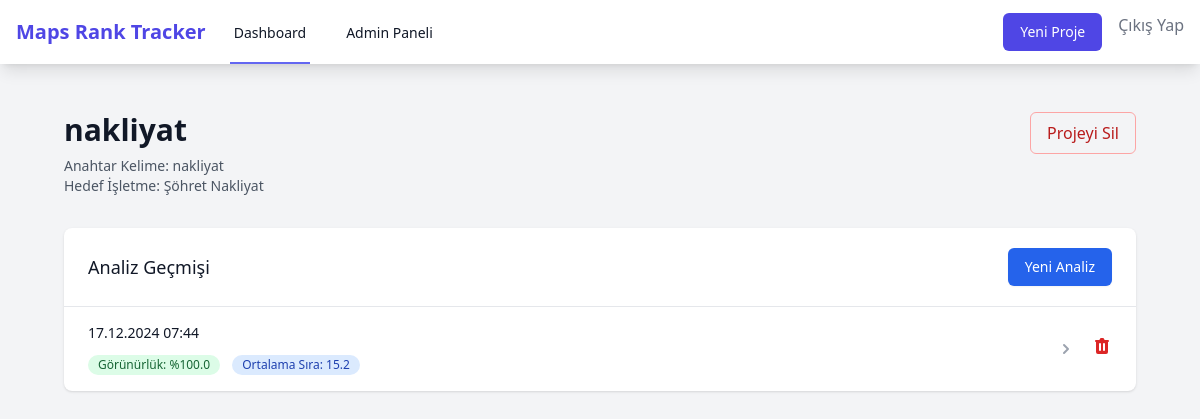
/project/2 (signed in), run on the app's committed database.
### models.py (models this page shows)
class Project(db.Model):
    id = db.Column(db.Integer, primary_key=True)
    name = db.Column(db.String(100), nullable=False)
    keyword = db.Column(db.String(100), nullable=False)
    target_business = db.Column(db.String(200), nullable=False)
    center_coordinates = db.Column(db.String(100), nullable=False)
    radius_km = db.Column(db.Float, default=2.0)
    num_points = db.Column(db.Integer, default=16)
    shape = db.Column(db.String(20), default='circle')
    created_at = db.Column(db.DateTime, default=datetime.utcnow)
    user_id = db.Column(db.Integer, db.ForeignKey('user.id'), nullable=False)
    analyses = db.relationship('Analysis', backref='project', lazy=True)

class Analysis(db.Model):
    id = db.Column(db.Integer, primary_key=True)
    project_id = db.Column(db.Integer, db.ForeignKey('project.id'), nullable=False)
    analysis_date = db.Column(db.DateTime, default=datetime.utcnow)
    total_points = db.Column(db.Integer)
    visible_points = db.Column(db.Integer)
    average_position = db.Column(db.Float)
    best_position = db.Column(db.Integer)
    worst_position = db.Column(db.Integer)
    visibility_rate = db.Column(db.Float)
    map_file_path = db.Column(db.String(200))
    analysis_file_path = db.Column(db.String(200))
    points = db.relationship('AnalysisPoint', backref='analysis', lazy=True)

### app.py (the view)
@app.route('/project/<int:project_id>')
@login_required
def project_detail(project_id):
    project = Project.query.get_or_404(project_id)
    if project.user_id != current_user.id:
        return redirect(url_for('dashboard'))
    latest_analysis = Analysis.query.filter_by(project_id=project_id).order_by(Analysis.analysis_date.desc()).first()
    analyses = Analysis.query.filter_by(project_id=project_id).order_by(Analysis.analysis_date.desc()).all()
    analysis_status = 'completed' if latest_analysis and latest_analysis.map_file_path else 'running'
    return render_template(
        'project_detail.html',
        project=project,
        analyses=analyses,
        latest_analysis=latest_analysis,
        analysis_status=analysis_status
    )

### app.py (called while the page is built)
@login_manager.user_loader
def load_user(user_id):
    return db.session.get(User, int(user_id))

### templates/project_detail.html (shortened to what this page needs)
{% extends "base.html" %}
{% block content %}
<div class="min-h-screen bg-gray-100 py-6">
    <div class="max-w-7xl mx-auto px-4 sm:px-6 lg:px-8">
        <div class="mb-8 flex justify-between items-start">
            <div>
                <h1 class="text-3xl font-bold text-gray-900">{{ project.name }}</h1>
                <div class="mt-2 text-sm text-gray-600">
                    <p>Anahtar Kelime: {{ project.keyword }}</p>
                    <p>Hedef İşletme: {{ project.target_business }}</p>
                </div>
            </div>
            <form action="{{ url_for('delete_project', project_id=project.id) }}" method="POST" onsubmit="return confirm('Bu projeyi silmek istediğinizden emin misiniz? Bu işlem geri alınamaz.');">
                <button type="submit" class="px-4 py-2 border border-red-300 text-red-700 rounded-md hover:bg-red-50 focus:outline-none focus:ring-2 focus:ring-offset-2 focus:ring-red-500">
                    Projeyi Sil
                </button>
            </form>
        </div>
        <div class="bg-white shadow overflow-hidden sm:rounded-lg">
            <div class="px-4 py-5 sm:px-6 flex justify-between items-center">
                <h2 class="text-lg font-medium text-gray-900">Analiz Geçmişi</h2>
                <button onclick="location.href='{{ url_for('api_run_analysis', project_id=project.id) }}'"
                    class="px-4 py-2 border border-transparent rounded-md shadow-sm text-sm font-medium text-white bg-blue-600 hover:bg-blue-700 focus:outline-none focus:ring-2 focus:ring-offset-2 focus:ring-blue-500"
                    {% if analysis_status == 'running' %}disabled{% endif %}>
                    Yeni Analiz
                </button>
            </div>
            {% if analyses %}
            <div class="border-t border-gray-200">
                <ul class="divide-y divide-gray-200">
                    {% for analysis in analyses %}
                    <li class="px-4 py-4 sm:px-6 hover:bg-gray-50">
                        <div class="flex items-center justify-between">
                            <a href="{{ url_for('analysis_detail', analysis_id=analysis.id) }}" class="flex-grow block">
                                <div class="flex items-center justify-between">
                                    <div>
                                        <p class="text-sm font-medium text-gray-900">
                                            {{ analysis.analysis_date.strftime('%d.%m.%Y %H:%M') }}
                                        </p>
                                        <div class="mt-2">
                                            <span class="inline-flex items-center px-2.5 py-0.5 rounded-full text-xs font-medium {{ 'bg-green-100 text-green-800' if analysis.visibility_rate and analysis.visibility_rate >= 50 else 'bg-yellow-100 text-yellow-800' if analysis.visibility_rate and analysis.visibility_rate >= 25 else 'bg-red-100 text-red-800' }}">
                                                Görünürlük: %{{ "%.1f"|format(analysis.visibility_rate) if analysis.visibility_rate else 0.0 }}
                                            </span>
                                            {% if analysis.average_position %}
                                            <span class="ml-2 inline-flex items-center px-2.5 py-0.5 rounded-full text-xs font-medium bg-blue-100 text-blue-800">
                                                Ortalama Sıra: {{ "%.1f"|format(analysis.average_position) }}
                                            </span>
                                            {% endif %}
                                        </div>
                                    </div>
                                    <div class="ml-2">
                                        <svg class="h-5 w-5 text-gray-400" xmlns="http://www.w3.org/2000/svg" viewBox="0 0 20 20" fill="currentColor">
                                            <path fill-rule="evenodd" d="M7.293 14.707a1 1 0 010-1.414L10.586 10 7.293 6.707a1 1 0 011.414-1.414l4 4a1 1 0 010 1.414l-4 4a1 1 0 01-1.414 0z" clip-rule="evenodd" />
                                        </svg>
                                    </div>
                                </div>
                            </a>
                            <form action="{{ url_for('delete_analysis', analysis_id=analysis.id) }}" method="POST" class="ml-4" onsubmit="return confirm('Bu analizi silmek istediğinizden emin misiniz?');">
                                <button type="submit" class="text-red-600 hover:text-red-900">
                                </button>
                            </form>
                        </div>
                    </li>
                    {% endfor %}
                </ul>
            </div>
            {% else %}
            <div class="px-4 py-5 sm:px-6 text-center text-gray-500">
                Henüz analiz yapılmamış
            </div>
            {% endif %}
        </div>
    </div>
</div>
{% endblock %}

### data on the page
Project: name "nakliyat", keyword "nakliyat", target_business "Şöhret Nakliyat"
Analysis: analysis_date "17.12.2024 07:44", visibility_rate "100.0", average_position "15.2"
